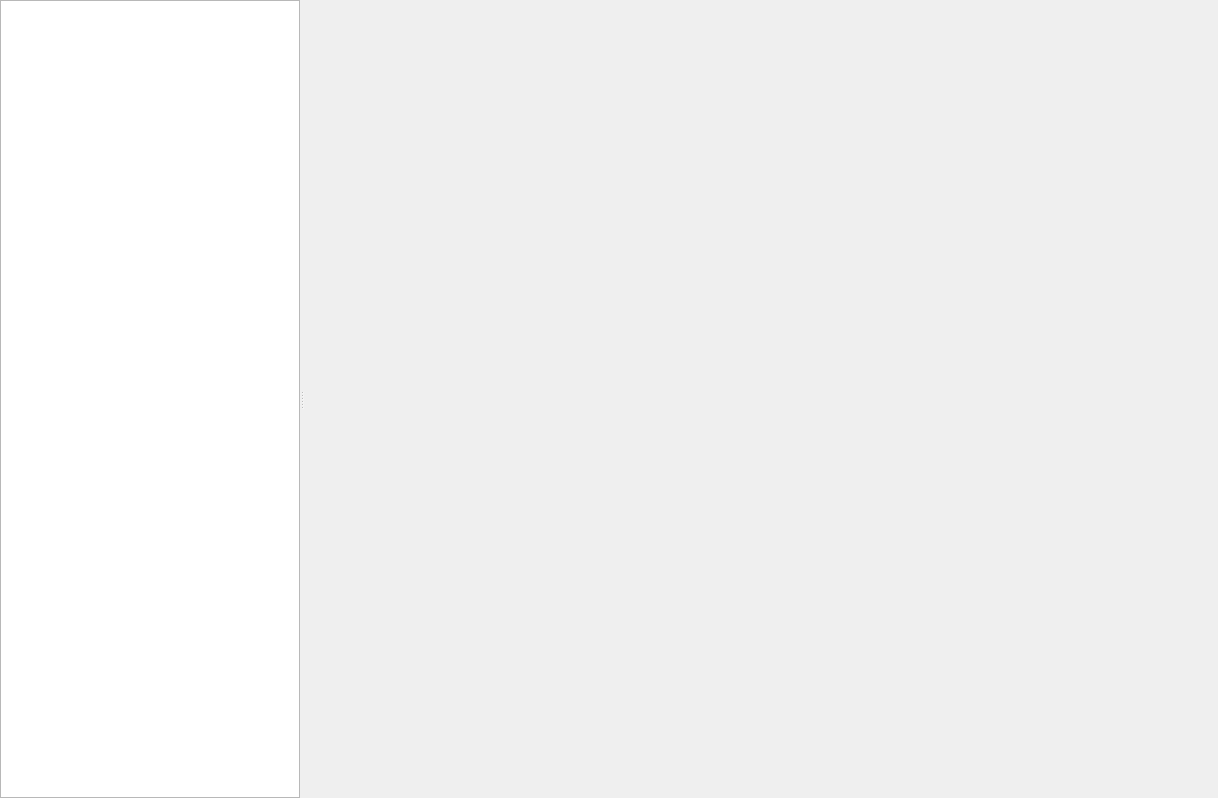
<?xml version="1.0" encoding="UTF-8"?>
<ui version="4.0">
 <class>MainWidget</class>
 <widget class="QWidget" name="MainWidget">
  <property name="geometry">
   <rect>
    <x>0</x>
    <y>0</y>
    <width>1218</width>
    <height>798</height>
   </rect>
  </property>
  <property name="windowTitle">
   <string>Form</string>
  </property>
  <layout class="QHBoxLayout" name="horizontalLayout">
   <property name="spacing">
    <number>0</number>
   </property>
   <property name="leftMargin">
    <number>0</number>
   </property>
   <property name="topMargin">
    <number>0</number>
   </property>
   <property name="rightMargin">
    <number>0</number>
   </property>
   <property name="bottomMargin">
    <number>0</number>
   </property>
   <item>
    <widget class="QSplitter" name="splitter">
     <property name="orientation">
      <enum>Qt::Horizontal</enum>
     </property>
     <property name="opaqueResize">
      <bool>true</bool>
     </property>
     <widget class="QListWidget" name="mw_listWidget">
      <property name="minimumSize">
       <size>
        <width>200</width>
        <height>0</height>
       </size>
      </property>
      <property name="maximumSize">
       <size>
        <width>300</width>
        <height>16777215</height>
       </size>
      </property>
      <property name="cursor" stdset="0">
       <cursorShape>ArrowCursor</cursorShape>
      </property>
     </widget>
     <widget class="QStackedWidget" name="stackedWidget"/>
    </widget>
   </item>
  </layout>
 </widget>
 <resources/>
 <connections/>
</ui>
